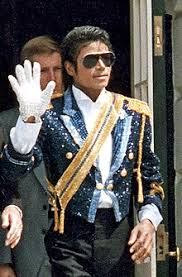
#> input picture asset/mjTest1.jpg, 182 x 277 px
$ python scale_crop.py
#> lines starting #> are read from the running program, lines starting #| are printed output that depends on the picture
import cv2 as cv

image = cv.imread('asset/mjTest1.jpg')
#> image is the input picture: shape (277, 182, 3); mean B, G, R 83.8, 86.5, 89.5
HAAR_CASCADE = cv.CascadeClassifier(
    'har_facedetection.xml')   # Path to haar cascade algo

# scale image:
scale_factor = 0.5  # and 3.0
new_size = (int(image.shape[1] * scale_factor),
            int(image.shape[0] * scale_factor))
#> new_size = (91, 138)
resized_image = cv.resize(image, new_size)
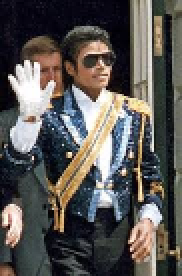
#> resized_image: shape (138, 91, 3) (shown 2 times larger); mean B, G, R 83.7, 86.4, 89.4

# crop image
# finding face in the image
faces = HAAR_CASCADE.detectMultiScale(
    image, scaleFactor=2.1, minNeighbors=9)
#> faces = [[73, 40, 50, 50]]

# getting the coordinates of ROI from the image
for (x, y, w, h) in faces:
    faces_roi = faces[y:y+h, x:x+w]
    draw = cv.rectangle(image, (x, y), (x+w, y+h), (0, 255, 0), thickness=2)
    print(x, y, w, h)
#> this loop made 1 pass
#| 73 40 50 50
    # now cropping the roi

cv.imshow("Rescaled Image", image)
cv.waitKey(0)
cv.destroyAllWindows()
